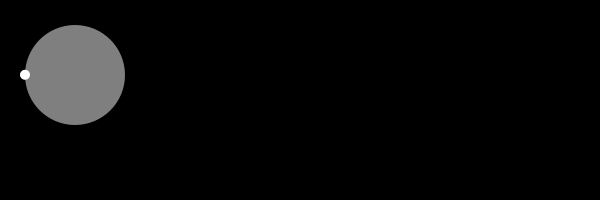
Frame 1 (no input)
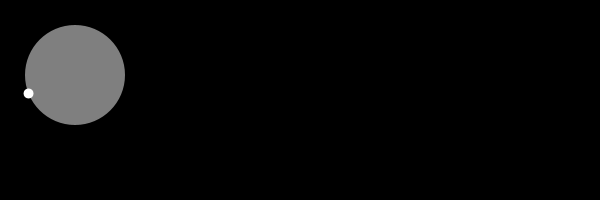
Frame 60 (the mouse pressed at the canvas centre just before this capture)
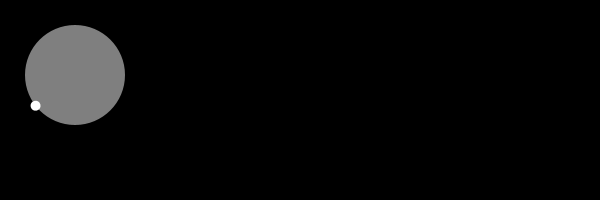
Frame 120 (the mouse held since frame 60 and released just before this capture)

The Processing sketch that drew these frames (run headless with seeded random() and noise(); from frame 60 on, the mouse is pressed at the canvas centre):

// Processing sketch: processing_131671
// ── processing_131671.pde

//Nicolette Hashey
//2/3/2014
//trig
float radius=50;
float sradius=10;
float a=11;
float r=10;
float cx, cy;
float x=0;

void setup() {
  size(600, 200);
  background(0);
}



void draw() {
  //translate(0,0);
  background(0);
  noStroke();
  //draw initial ellipse
  fill(127);
  ellipse((width/8), 75, 2*radius, 2*radius);
  //circle point going around larger circle
  translate((width/8), 75);
  rotate(1+r);
  //second ellipse
  fill(255);
  ellipse(cos(a), sin(a)*radius, 10, 10);
  r+=.1;

  //this is supposed to draw a curve, but it draws a rotating line
  for (int i=0; i<width; i++) {
    strokeWeight(2);
    stroke(255);
    cx = width/8 +cos(a)*(radius);
    cy= 75 +sin(a)*(radius);
    point(width/8+radius+i, cy);
  }
}
